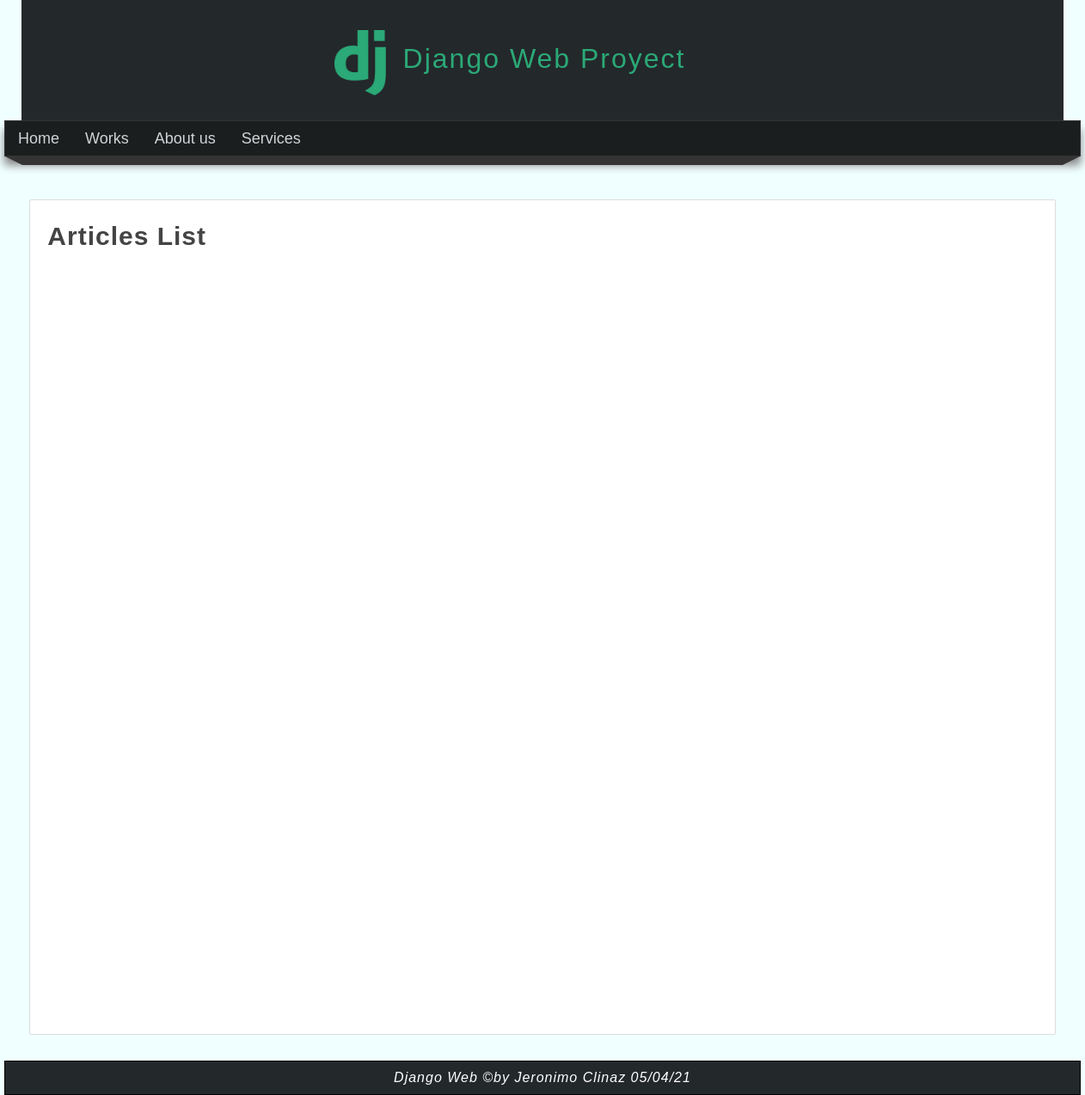
The app's page /articles/, older data.
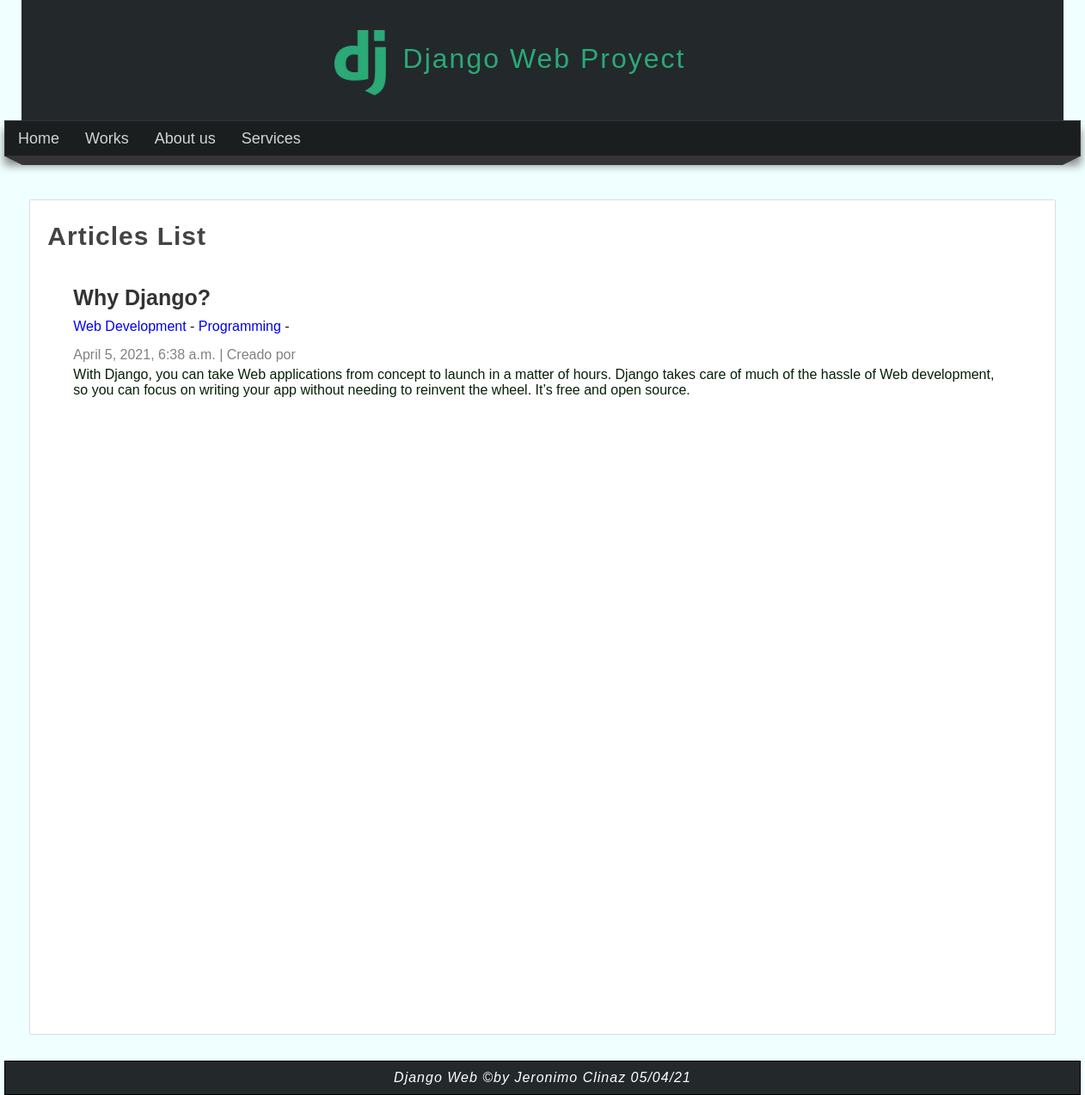
The same page, newer data.
### pages/models.py (models this page shows, shortened)
class Page(models.Model):
    title= models.CharField(max_length=100, verbose_name="Title")
    content=RichTextField(verbose_name="Content")
    slug=models.CharField(verbose_name="Friendly URL", unique=True, max_length=250)
    order=models.IntegerField(verbose_name="Order", default=0)
    public=models.BooleanField(default=False,verbose_name="Public")
    created_at =models.DateTimeField(auto_now_add=True, verbose_name="Created at")
    updated_at = models.DateTimeField(auto_now=True, verbose_name="Updated at")
    class Meta:
        verbose_name = "Page"
        verbose_name_plural = "Pages"

### blog/models.py (models this page shows, shortened)
class Article(models.Model):
    title= models.CharField(max_length=100, verbose_name="Title")
    content=RichTextField(verbose_name="Content")
    slug=models.CharField(verbose_name="Friendly URL", unique=True, max_length=250)
    public=models.BooleanField(default=False,verbose_name="Public?")
    created_at =models.DateTimeField(auto_now_add=True, verbose_name="Created at")
    updated_at = models.DateTimeField(auto_now=True, verbose_name="Updated at")
    image = models.ImageField(default="null", verbose_name="Image")
    categories = models.ManyToManyField(Category, verbose_name="Category")
    user = models.ForeignKey(User,editable=False, verbose_name="User", on_delete=models.CASCADE)
    class Meta:
        verbose_name = "Article"
        verbose_name_plural = "Articles"

class Category(models.Model):
    name = models.CharField(max_length=100, verbose_name="Name")
    description = models.CharField(max_length=255, verbose_name="Description")
    created_at= models.DateTimeField(auto_now_add=True)
    class Meta:
        verbose_name = "Category"
        verbose_name_plural = "Categories"
    def __str__(self):
        return self.name

### blog/views.py (the view)
# urls.py: path('articles/', views.list, name="list"),
def list(request):
    articles = Article.objects.all()
    return render(request, "articles/list.html",{
        'title':'Articles',
        'articles': articles,
    })

### pages/context_processors.py (called while the page is built)
def get_pages(request):
    pages = Page.objects.filter(public=True).order_by('order').values_list('id', 'title', 'slug')
    return {
        'pages': pages
    }

### blog/templates/articles/list.html (shortened to what this page needs)
{% extends 'mainapp/layout.html' %}
{% block content %}
<h1 class="title">Articles List</h1>
{% for article in articles %}
            <article class="article-item">
                <div class="data">
                    <h2> {{article.title}} </h2>
                    <p>
                        {%for category in article.categories.all %}
                            <a href="#"> {{category}}<a>
                            -
                        {% endfor %}
                    </p>
                    <span class="date"> {{article.created_at}}
                    |
                    Creado por {{article.user.first_name}} {{article.user.last_name}}
                    </span>
                    <p>
                    {{article.content|safe}}
                    </p>
                </div>
            </article>
            <br>
{% endfor %}
{% endblock %}

### mainapp/templates/mainapp/layout.html (shortened to what this page needs)
{% load static %}
<!DOCTYPE html>
<html lang="es">
<head>
    <link rel="stylesheet" type="text/css" href="{% static 'css/styles.css' %}"/>
</head>
<body>
    <header>
        <div id="logotipo">
            <img src="{% static 'images/logo.png' %}" alt="" >
            <h1> Django Web Proyect </h1>
        </div>
    </header>
    <nav>
        <ul>
            <li>
                <a href={%url 'index'%}> Home </a>
            </li>
            {% for page in pages%}
                <li>
                    <a href={%url 'page' page.2%}> {{page.1}}</a>
                </li>
            {% endfor %}
        </ul>
    </nav>
    <div class="barra">
        <span class="esquina-izquierda"></span>
        <span class="relleno-barra"></span>
        <span class="esquina-derecha"></span>
    </div>
    <div id="content">
        <div class="box">
            {% block content %}
            {% endblock %}
        </div>
    </div>
    <footer>
        Django Web &copy;by Jeronimo Clinaz {% now "d/m/y"%}
    </footer>
</body>
</html>

Row changes from the older to the newer data that the page shows:
added Article: title "Why Django?", created_at "April 5, 2021, 6:38 a.m.", content "With Django, you can take Web applications from concept to launch in a matter of hours. Django takes care of much of the hassle of Web development, so you can focus on writing your app without needing to reinvent the wheel. It’s free and open source."
added Category: name "Web Development"
added Category: name "Programming"
